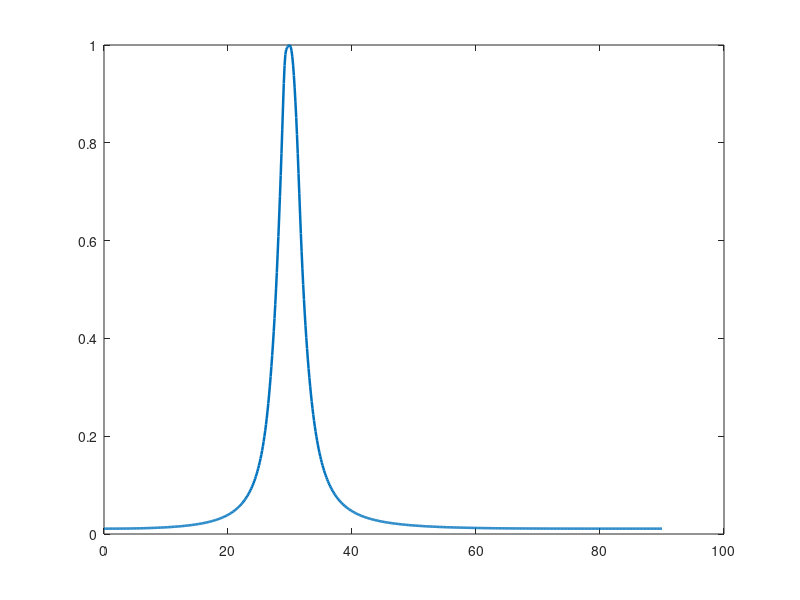

MATLAB code to generate this figure: (Note: this script raises an error after producing the figure.)
%% SIMULATION WITH MONTE CARLO TRIALS (ULA Elevation 0°–90°)
clear; clc; close all;

c  = 3e8; 
f  = 2.409e9; 
lambda = c/f; 
k  = 2*pi/lambda;

N  = 4;                  % number of elements
d  = lambda/2;           % element spacing (ULA, half-wavelength)

theta0_deg = 30;         % true elevation angle (deg), range 0:90
theta0 = deg2rad(theta0_deg);

M = 15;                  % snapshots per trial
SNRdB = 5;               % per-sensor SNR
MCtrials = 150;          % Monte Carlo runs

% Grid for pseudospectrum: 0–90 deg
thetas = linspace(0, pi/2, 721);   
PM_acAzimuth = zeros(size(thetas));

% Store estimated DoA of each trial
DoA_estimates = zeros(1,MCtrials);

%% Steering vector for ULA
steer = @(theta) exp(-1j * k * d * (0:N-1).' * sin(theta));

%% Monte Carlo trials
for mc = 1:MCtrials
    
    % Source symbols
    s = (randn(1,M) + 1j*randn(1,M)) / sqrt(2);  % unit power
    A = steer(theta0);                           % steering vector (4x1)
    
    % Received signal with noise
    X = A*s + db2mag(-SNRdB)*(randn(N,M)+1j*randn(N,M))/sqrt(2);
    
    % Sample covariance matrix
    R = (X*X')/M;
    
    % MUSIC (Capstoneume 1 source)
    [U,D] = eig((R+R')/2);              
    [~,idx] = sort(diag(D), 'descend');
    Un = U(:, idx(2:end));              % noise subspace
    
    % MUSIC pseudospectrum
    PM = zeros(size(thetas));
    for i=1:numel(thetas)
        atheta = steer(thetas(i));
        PM(i) = 1 / (norm(Un' * atheta)^2 + 1e-12);
    end
    
    % Estimate DoA from this trial
    [~,iMU] = max(PM); 
    theta_mu = thetas(iMU);
    theta_mu_deg = rad2deg(theta_mu);
    
    DoA_estimates(mc) = theta_mu_deg;
    
    % AcAzimuthulate spectrum for averaging
    PM_acAzimuth = PM_acAzimuth + PM;
end

%% Average pseudospectrum
PM_avg = PM_acAzimuth / MCtrials;
PM_avg = PM_avg / max(PM_avg);

%% Print summary
fprintf('True elevation   = %6.2f deg\n', theta0_deg);
fprintf('Mean DoA (MUSIC) = %6.2f deg\n', mean(DoA_estimates));
fprintf('Std Dev          = %6.2f deg\n', std(DoA_estimates));

%% Plot averaged MUSIC spectrum
figure;
plot(rad2deg(thetas), PM_avg, 'LineWidth', 1.8);
xline(theta0_deg, '--k', 'LineWidth',1.5);
xlabel('Elevation angle (deg)'); ylabel('Averaged MUSIC spectrum');
legend('MUSIC spectrum (avg)','True elevation','Location','best');
grid on;
title(sprintf('MUSIC DoA Monte Carlo Avg (%d trials, 4-ele ULA @ 2.4 GHz)', MCtrials));

%% Plot histogram of DoA estimates
figure;
histogram(DoA_estimates, 0:2:90, 'Normalization','pdf');
xline(theta0_deg,'--k','LineWidth',1.5);
xlabel('Estimated DoA (deg)'); ylabel('PDF');
grid on;
title(sprintf('Histogram of DoA Estimates (%d trials, SNR=%d dB)', MCtrials,SNRdB));

%% Plot scatter of estimates vs trial index
figure;
stem(1:MCtrials, DoA_estimates, 'filled');
yline(theta0_deg,'--k','LineWidth',1.5);
xlabel('Trial'); ylabel('Estimated DoA (deg)');
grid on;
title('DoA Estimate per Trial');

%% Utility
function y = db2mag(x), y = 10.^(x/20); end
